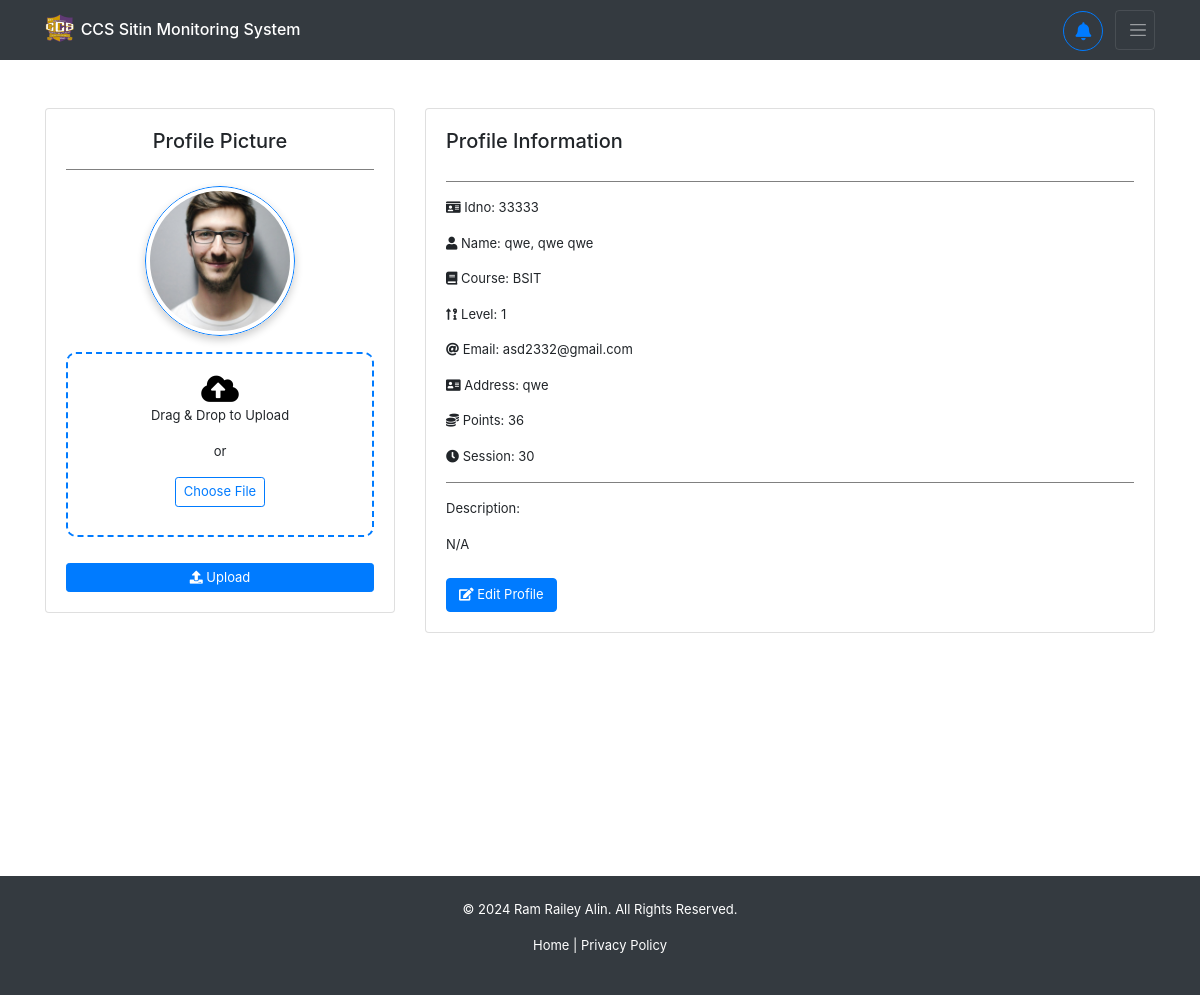
/profile/ (signed in), run on the app's committed database.
### backend/models.py (models this page shows, shortened)
class Registration(models.Model):
    idno = models.IntegerField(primary_key=True)
    lastname = models.CharField(max_length=80, null=True, blank=True)
    firstname = models.CharField(max_length=80, null=True, blank=True)
    middlename = models.CharField(max_length=80, null=True, blank=True)
    course = models.CharField(max_length=80, choices=COURSE_CHOICES, null=True, blank=True)
    level = models.IntegerField(null=True, choices=LEVEL_CHOICES, blank=True)
    email = models.EmailField(max_length=80, null=True, blank=True)
    address = models.CharField(max_length=255, null=True, blank=True)
    sessions = models.IntegerField(default=30, null=True, blank=True)
    points = models.IntegerField(default=0, null=True, blank=True)
    sitins_count = models.IntegerField(default=0, null=True, blank=True)
    profilepicture_og = models.ImageField(upload_to="profiles/", default="profiles/default.jpg", blank=True, null=True)
    profilepicture_lg = models.ImageField(upload_to="profiles/", default="profiles/default_lg.jpg", blank=True, null=True)
    profilepicture_md = models.ImageField(upload_to="profiles/", default="profiles/default_md.jpg", blank=True, null=True)
    profilepicture_sm = models.ImageField(upload_to="profiles/", default="profiles/default_sm.jpg", blank=True, null=True)
    study_load = models.ImageField(upload_to="schedules/", blank=True, null=True)
    profiledescription = models.TextField(blank=True, null=True)
    username = models.OneToOneField(User, on_delete=models.CASCADE)

### backend/views.py (the view, shortened to what this page needs)
# urls.py: path('profile/', views.profile, name='user-profile'),
@login_required
def profile(request):
    if request.user.is_authenticated:
        context = {
            'course_choices': COURSE_CHOICES,
            'level_choices': LEVEL_CHOICES
        }
        reg = Registration.objects.get(username=request.user)
        context['registration'] = reg
        return render(request, 'backend/pages/profile.html', context)
    return redirect('/')

### backend/templates/backend/pages/profile.html (shortened to what this page needs)
{% extends 'backend/base.html' %}
{% load static %}
{% block content %}
<div id="profile-container" class="container mt-5">
    <div class="row">
        <div class="col-lg-4 col-md-12 mb-4">
            <div class="card text-center">
                <div class="card-body">
                    <h5 class="card-title">Profile Picture</h5>
                    <hr>
                    <div class="profile-image-container">
                        <img id="profile-preview" src="{% if registration.profilepicture_md.url %}{{ registration.profilepicture_md.url }}{% else %}{% static 'backend/images/default-avatar.jpg' %}{% endif %}"
                             alt="Profile Picture" class="profile-img img-fluid rounded-circle shadow-lg border border-primary p-1">
                    </div>
                    <form class="mt-3" id="profile-picture-form" method="POST" enctype="multipart/form-data">
                        <div class="file-upload-area border-primary" id="file-upload-area">
                            <i class="fas fa-cloud-upload-alt upload-icon"></i>
                            <p>Drag & Drop to Upload</p>
                            <p>or</p>
                            <label class="btn btn-outline-primary btn-sm">
                                Choose File
                            </label>
                        </div>
                        <button type="button" onclick="updatePicture()" class="btn btn-primary btn-sm mt-3"><i
                                class="fas fa-upload"></i>
                            Upload</button>
                    </form>
                </div>
            </div>
        </div>
        <div class="col-lg-8 col-md-12 mb-4">
            <div class="card">
                <div class="card-body">
                    <div id="profile-view">
                        <div class="d-flex justify-content-between">
                            <h5 class="card-title">Profile Information</h5>
                        </div>
                        <hr>
                        <p id="profile-id"><i class="fas fa-id-card"></i> <span>Idno:</span> {% if registration.idno %}{{ registration.idno }}{% else %}N/A{% endif %}</p>
                        <p id="profile-name">
                            <i class="fas fa-user"></i> Name:
                            {% if registration.lastname or registration.firstname or registration.middlename %}
                                {{ registration.lastname|default:'' }}{% if registration.lastname and registration.firstname %}, {% endif %}
                                {{ registration.firstname|default:'' }}
                                {{ registration.middlename|default:'' }}
                            {% else %}
                                N/A
                            {% endif %}
                        </p>
                        <p id="profile-course"><i class="fas fa-book"></i> <span>Course:</span> {% if registration.course %}{{ registration.course }}{% else %}N/A{% endif %}</p>
                        <p id="profile-level"><i class="fas fa-sort-numeric-up-alt"></i> <span>Level:</span> {% if registration.level %}{{ registration.level }}{% else %}N/A{% endif %}</p>
                        <p id="profile-email"><i class="fas fa-at"></i> <span>Email:</span> {% if registration.email %}{{ registration.email }}{% else %}N/A{% endif %}</p>
                        <p id="profile-address"><i class="fas fa-address-card"></i> <span>Address:</span> {% if registration.address %}{{ registration.address }}{% else %}N/A{% endif %}</p>
                        <p id="profile-points"><i class="fas fa-coins"></i> <span>Points: {% if registration.points %}{{ registration.points }}{% else %}0{% endif %}</span></p>
                        <p id="profile-session"><i class="fas fa-clock"></i> <span>Session:</span> {% if registration.sessions %}{{ registration.sessions }}{% else %}N/A{% endif %}</p>
                        <hr>
                        <p>Description:</p>
                        <p id="profile-description">{% if registration.profiledescription %}{{ registration.profiledescription }}{% else %}N/A{% endif %}</p>
                        <div class="mt-4 text-end">
                            <button class="btn btn-primary" onclick="toggleEdit(true)"><i class="fas fa-edit"></i> Edit
                                Profile</button>
                        </div>
                    </div>
                </div>
            </div>
        </div>
    </div>
</div>
{% endblock %}

### backend/static/backend/css/styles.css (style rules this page uses)
* { box-sizing: border-box; padding: 0; margin: 0; }
html { scroll-behavior: smooth; }
p { font-size: small; }
label { font-size: small; }
button { font-size: small; }
.btn { font-size: small; }
form { display: flex; flex-direction: column; row-gap: 10px; }
hr { width: 100%; border: none; border-top: 1px solid gray; }

### backend/templates/backend/pages/profile.html (style rules this page uses)
.profile-image-container { width: 150px; height: 150px; margin: 0 auto; border-radius: 50%; overflow: hidden; border-width: 0px; box-shadow: 0px 4px 8px rgba(0, 0, 0, 0.2); }
.profile-img { width: 100%; height: 100%; object-fit: cover; }
.file-upload-area { border-width: 2px; border-style: dashed; padding: 20px; text-align: center; border-radius: 10px; cursor: pointer; transition: background 0.3s ease-in-out; }
.upload-icon { font-size: 30px; color: #000; }

### data on the page
Registration: profilepicture_md (placeholder picture), idno "33333", lastname "qwe", firstname "qwe", middlename "qwe", course "BSIT", level "1", email "asd2332@gmail.com", address "qwe", points "36", sessions "30"
